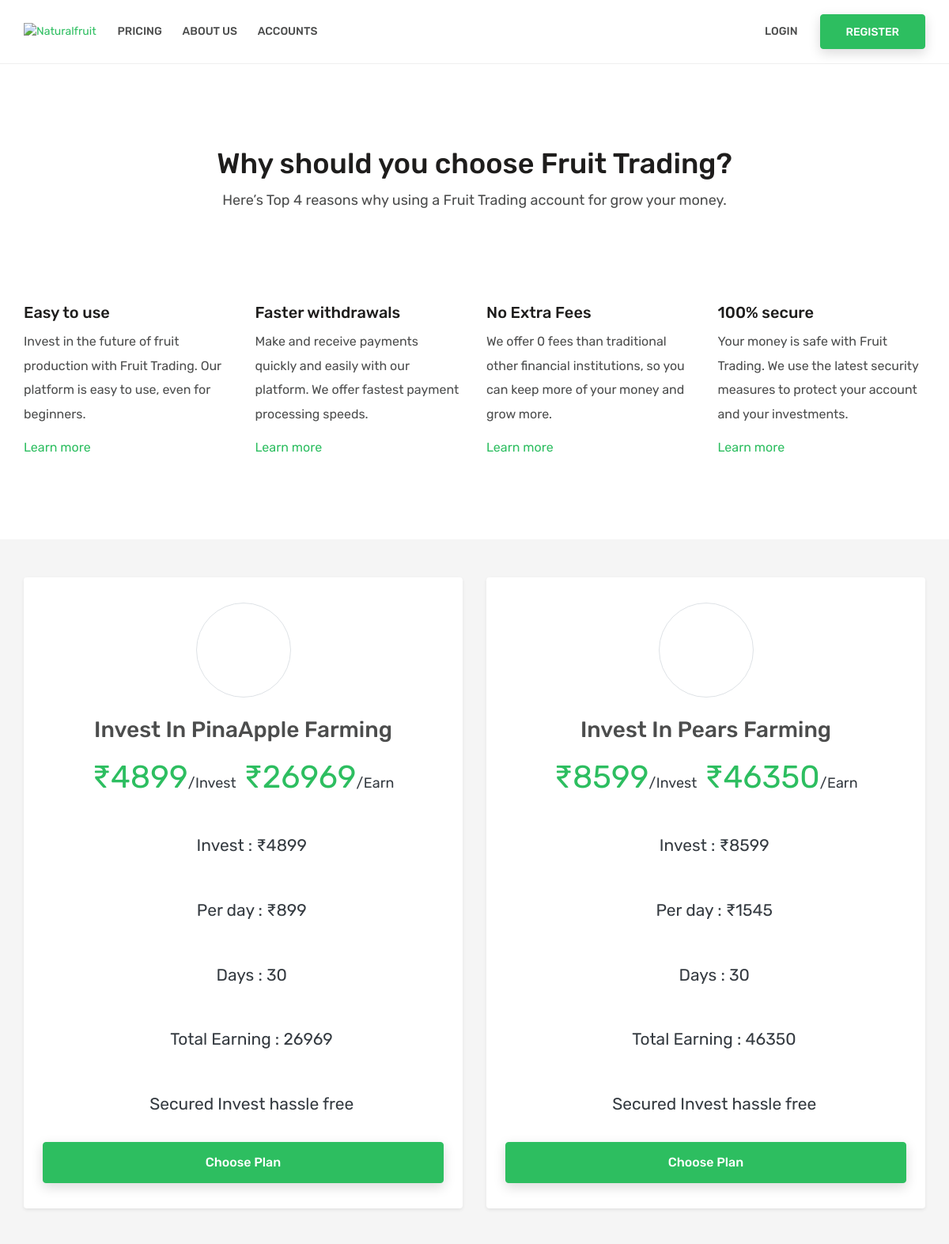
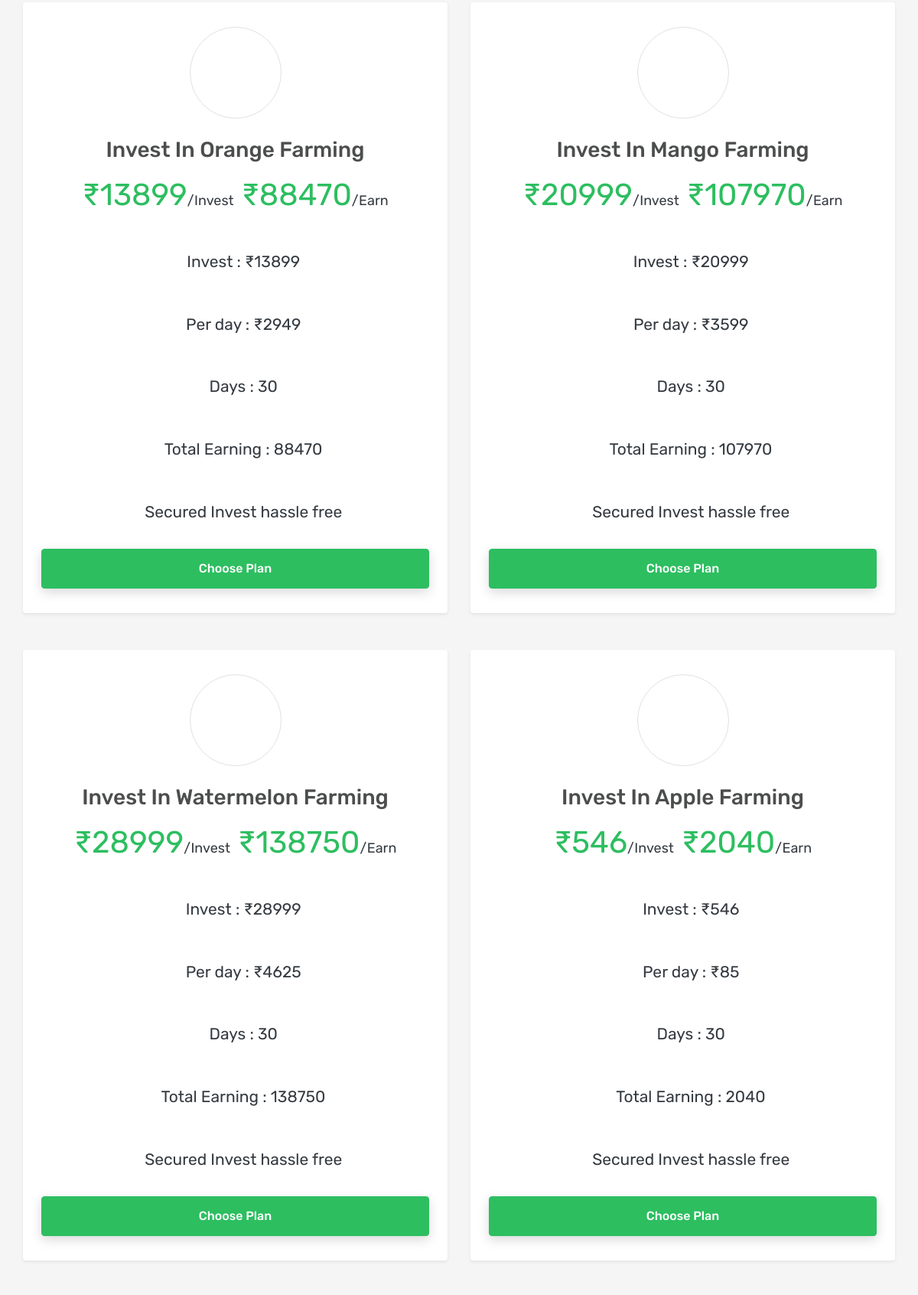
The page / (upper part) on the database its author committed (2 pictures, top to bottom).
### app/models.py (models this page shows, shortened)
class FruitFarmingOption(models.Model):
    title = models.CharField(max_length=200)
    invest_amount = models.DecimalField(max_digits=10, decimal_places=2)
    earn_amount = models.DecimalField(max_digits=10, decimal_places=2)
    per_day_earn = models.DecimalField(max_digits=10, decimal_places=2)
    days = models.IntegerField()
    icon = models.CharField(max_length=50, null=True, blank=True)  # You can store the icon class or URL here
    description = models.TextField()

### app/views.py (the view)
# urls.py: 2. Add a URL to urlpatterns:  path('', views.home, name='home')
def home (request):
    fruit_options = FruitFarmingOption.objects.all()
    return render(request, "index.html",  {'fruit_options': fruit_options})

### app/templates/index.html (shortened to what this page needs)
{% extends 'base.html' %}
{% load static %}
{% block content %}
{% include 'navbar.html' %}
  <div id="main-wrapper ">
  <div id="content">
    <section class="section bg-light">
        <div class="container">
          <h2 class="text-9 text-center">Why should you choose Fruit Trading?</h2>
          <p class="text-4 text-center mb-5">Here’s Top 4 reasons why using a Fruit Trading account for grow your money.</p>
          <div class="row">
            <div class="col-sm-6 col-lg-3 mb-5 mb-lg-0">
              <div class="featured-box">
                <div class="featured-box-icon text-primary"> <i class="fas fa-hand-pointer"></i> </div>
                <h3>Easy to use</h3>
                <p class="text-3">Invest in the future of fruit production with Fruit Trading. Our platform is easy to use, even for beginners.</p>
                <a href="#" class="btn-link text-3">Learn more<i class="fas fa-chevron-right text-1 ml-2"></i></a> </div>
            </div>
            <div class="col-sm-6 col-lg-3 mb-5 mb-lg-0">
              <div class="featured-box">
                <div class="featured-box-icon text-primary"> <i class="fas fa-share"></i> </div>
                <h3>Faster withdrawals</h3>
                <p class="text-3">Make and receive payments quickly and easily with our platform. We offer fastest payment processing speeds.</p>
                <a href="#" class="btn-link text-3">Learn more<i class="fas fa-chevron-right text-1 ml-2"></i></a> </div>
            </div>
            <div class="col-sm-6 col-lg-3 mb-5 mb-sm-0">
              <div class="featured-box">
                <div class="featured-box-icon text-primary"> <i class="fas fa-dollar-sign"></i> </div>
                <h3>No Extra Fees</h3>
                <p class="text-3">We offer 0 fees than traditional other financial institutions, so you can keep more of your money and grow more.</p>
                <a href="#" class="btn-link text-3">Learn more<i class="fas fa-chevron-right text-1 ml-2"></i></a> </div>
            </div>
            <div class="col-sm-6 col-lg-3">
              <div class="featured-box">
                <div class="featured-box-icon text-primary"> <i class="fas fa-lock"></i> </div>
                <h3>100% secure</h3>
                <p class="text-3">Your money is safe with Fruit Trading. We use the latest security measures to protect your account and your investments.</p>
                <a href="#" class="btn-link text-3">Learn more<i class="fas fa-chevron-right text-1 ml-2"></i></a> </div>
            </div>
          </div>
        </div>
      </section>
    <div id="content">
        <section class="section pt-5 pb-0">
            <div class="container">
                <div class="row">
                    {% for option in fruit_options %}
                        <div class="col-md-6 mb-5">
                            <div class="bg-white shadow-sm rounded p-4 text-center">
                                <div class="featured-box style-4 py-2">
                                    <div class="featured-box-icon text-light border rounded-circle shadow-none">
                                    <i class="{{ option.icon }}"></i>
                                    </div>
                                    <h3 class="text-body text-7 mb-3">Invest In {{ option.title }}</h3>
                                    <div class="text-primary text-10 pt-3 pb-4 mb-2">
                                        ₹{{ option.invest_amount|floatformat:0 }}<span class="text-dark text-4 line-height-4">/Invest</span> ₹{{ option.earn_amount|floatformat:0 }}<span class="text-dark text-4 line-height-4">/Earn</span>
                                    </div>
                                    <p class="text-5 pt-3 pb-4 mb-2 text-dark line-height-4">
                                    <i class="fas fa-money-bill"></i>
                                    Invest : ₹{{ option.invest_amount|floatformat:0 }}
                                    </p>
                                    <p class="text-5 pt-3 pb-4 mb-2 text-dark line-height-4">
                                    <i class="fas fa-money-bill"></i>
                                    Per day : ₹{{ option.per_day_earn|floatformat:0 }}
                                    </p>
                                    <p class="text-5 pt-3 pb-4 mb-2 text-dark line-height-4">
                                    <i class="fas fa-money-bill"></i>
                                    Days : {{ option.days }}
                                    </p>
                                    <p class="text-5 pt-3 pb-4 mb-2 text-dark line-height-4">
                                    <i class="fas fa-money-bill-wave"></i>
                                    Total Earning : {{ option.earn_amount|floatformat:0 }}
                                    </p>
                                    <p class="text-5 pt-3 pb-4 mb-2 text-dark line-height-4">
                                    <i class="fas fa-check-circle"></i>
                                    Secured Invest hassle free
                                    </p>
                                    <form method="POST" action="/payment/" class="d-none d-sm-block">
                                        <button class="btn btn-primary w-100" type="submit">Choose Plan</button>
                                    </form>
                                </div>
                            </div>
                        </div>
                    {% endfor %}
                </div>
            </div>
        </section>
    </div>
  </div>
{% endblock %}

### app/templates/base.html (shortened to what this page needs)
{% load static %}
<!DOCTYPE html>
<html lang="en">
<head>
<link rel="stylesheet" type="text/css" href="{% static 'vendor/bootstrap/css/bootstrap.min.css' %}" />
<link rel="stylesheet" type="text/css" href="{% static 'vendor/font-awesome/css/all.min.css' %}" />
<link rel="stylesheet" type="text/css" href="{% static 'vendor/owl.carousel/assets/owl.carousel.min.css' %}" />
<link rel="stylesheet" type="text/css" href="{% static 'css/stylesheet.css' %}" />
</head>
<body>
{% block content %}
{% endblock content %}
</body>
</html>

### app/templates/navbar.html (shortened to what this page needs)
  {% load static %}
  <header id="header">
    <div class="container">
      <div class="header-row">
        <div class="header-column justify-content-start">
          <div class="logo"> <a class="d-flex" href={% url 'home' %} title="Naturalfruit - "><img src="{% static 'images/logo.png' %}" alt="Naturalfruit" /></a> </div>
          <nav class="primary-menu navbar navbar-expand-lg">
            <div id="header-nav" class="collapse navbar-collapse">
              <ul class="navbar-nav mr-auto">
                <li><a href="{% url 'pricing' %}">Pricing</a></li>
                <li><a href="about-us.html">About Us</a></li>
                <li class="dropdown"> <a class="dropdown-toggle" href="#">Accounts </a>
                </li>
              </ul>
            </div>
          </nav>
        </div>
        <div class="header-column justify-content-end">
          <nav class="login-signup navbar navbar-expand">
            <ul class="navbar-nav">
            {% if not user.is_authenticated %}
            <li><a href={% url 'accounts:login' %}>Login</a> </li>
            <li class="align-items-center h-auto ml-sm-3"><a class="btn btn-primary d-none d-sm-block" href={% url 'accounts:signup' %}>Register</a></li>
            {% endif %}
            </ul>
          </nav>
        </div>
      </div>
    </div>
  </header>

### app/templates/footer.html (shortened to what this page needs)
{% load static %}

### rows shown on the page
FruitFarmingOption: title "PinaApple Farming", invest_amount "4899", earn_amount "26969", per_day_earn "899", days "30"
FruitFarmingOption: title "Pears Farming", invest_amount "8599", earn_amount "46350", per_day_earn "1545", days "30"
FruitFarmingOption: title "Orange Farming", invest_amount "13899", earn_amount "88470", per_day_earn "2949", days "30"
FruitFarmingOption: title "Mango Farming", invest_amount "20999", earn_amount "107970", per_day_earn "3599", days "30"
FruitFarmingOption: title "Watermelon Farming", invest_amount "28999", earn_amount "138750", per_day_earn "4625", days "30"
FruitFarmingOption: title "Apple Farming", invest_amount "546", earn_amount "2040", per_day_earn "85", days "30"
